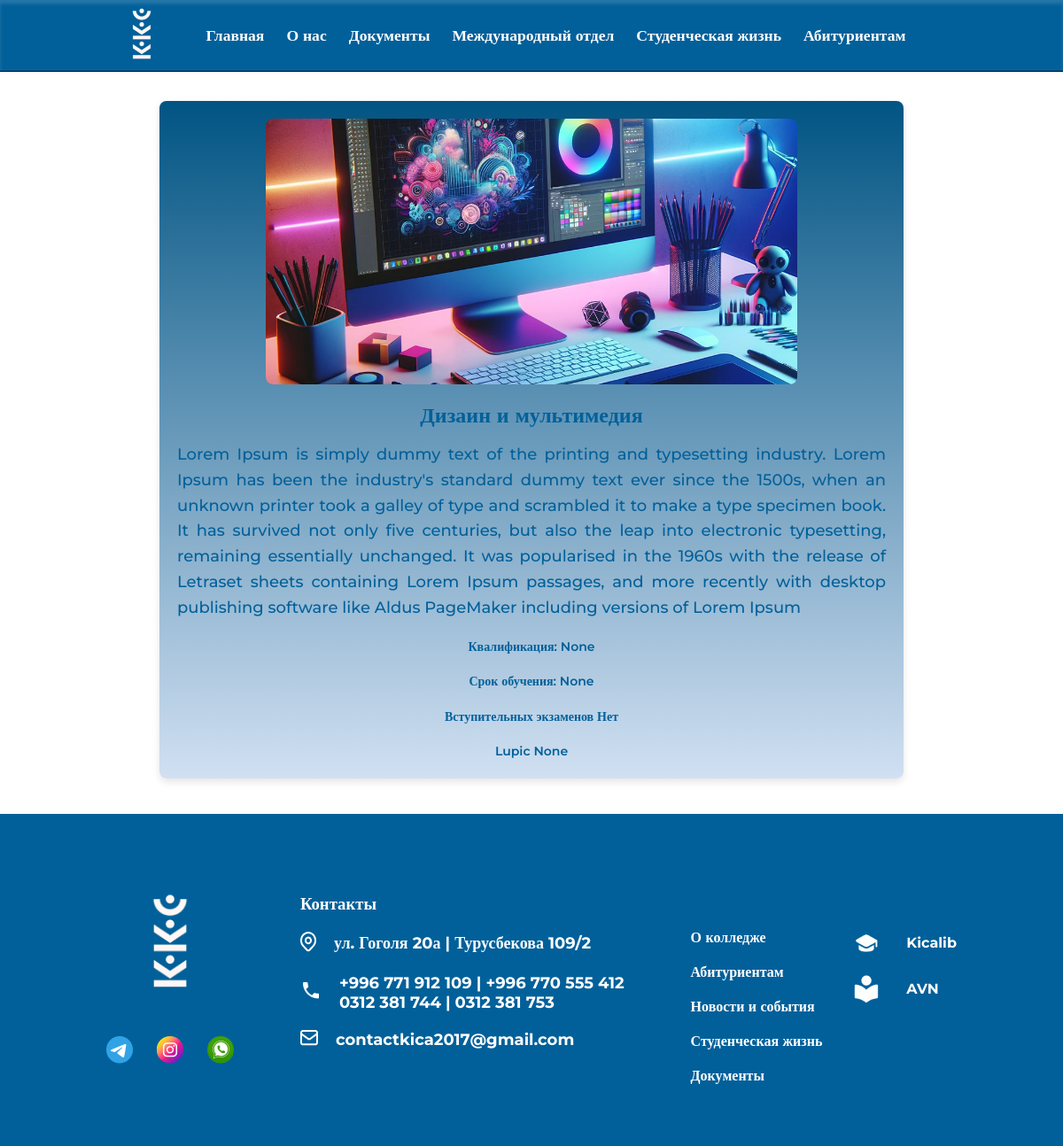
/it_detail/3/, run on an earlier commit of the app's database.
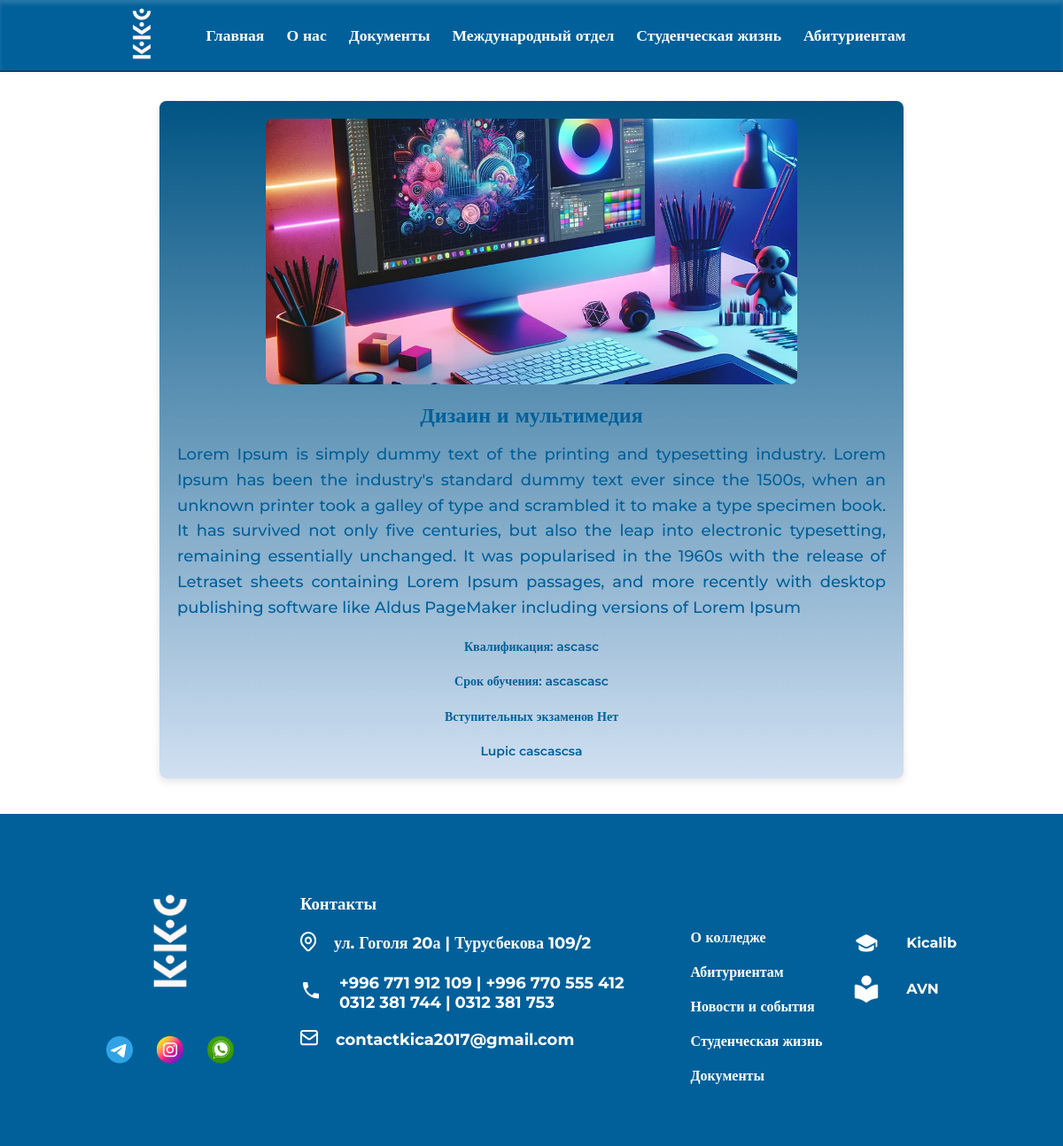
And on a later commit of the database.
### main_page/models.py (models this page shows, shortened)
class ITCourses(models.Model):
    image = models.ImageField(
        upload_to="images/", null=True, verbose_name="Загрузите фото IT специальности"
    )
    course_name = models.CharField(
        max_length=100, null=True, verbose_name="Укажите название курса"
    )
    description = models.TextField(verbose_name="укажите описания к курсу", null=True)
    qualification = models.CharField(
        max_length=100, verbose_name="укажите квалификацию", null=True
    )
    year_study = models.CharField(
        max_length=100, verbose_name="укажите срок обучения", null=True
    )
    exam = models.CharField(
        max_length=100,
        verbose_name="есть ли вступительные экзамены",
        default='texfsdfsdfsdft',
        null=True,
    )
    lupic_ic = models.TextField(verbose_name='Укажите Lupic', null=True, blank=True)
    class Meta:
        verbose_name = "IT направление"
        verbose_name_plural = "IT направления"

### main_page/views.py (the view)
# urls.py: path("it_detail/<int:id>/", views.main_page_it_details, name="it_detail"),
def main_page_it_details(request, id):
    if request.method == "GET":
        course_it_id = get_object_or_404(models.ITCourses, id=id)
        context = {
            "course_it_id": course_it_id,
        }
        return render(request, template_name="index_detail_it.html", context=context)

### main_page/context_processors.py (called while the page is built)
def contact_processor(request):
    contact = Contact.objects.all()
    return {"contact": contact}

### templates/index_detail_it.html
{% load static %}
{% include 'header.html' %}
<link rel="stylesheet" href="{% static 'css/details.css' %}">
<br><br><br><br><br><br>
    <div class="container">
      <div class="image-section">
        <img src="{{ course_it_id.image.url }}" alt="Переводческое дело" />
      </div>
      <div class="text-section">
        <h1 class="header-title">{{ course_it_id.course_name }}</h1>
        <p class="body-info">
         {{ course_it_id.description }}
        </p>
        <p class="small-text">
          Квалификация: {{ course_it_id.qualification }}<br />
        </p>
         <p class="small-text">
          Срок обучения: {{ course_it_id.year_study }}<br />
        </p>
        <p class="foot-text">Вступительных экзаменов {{ course_it_id.exam }}</p>
        <p class="foot-text">Lupic {{ course_it_id.lupic_ic }}</p>
      </div>
    </div>
{% include 'footer.html' %}

What changed in the data, as far as the page shows it:
changed ITCourses "Дизаин и мультимедия": qualification "None" → "ascasc"; year_study "None" → "ascascasc"; lupic_ic "None" → "cascascsa"
